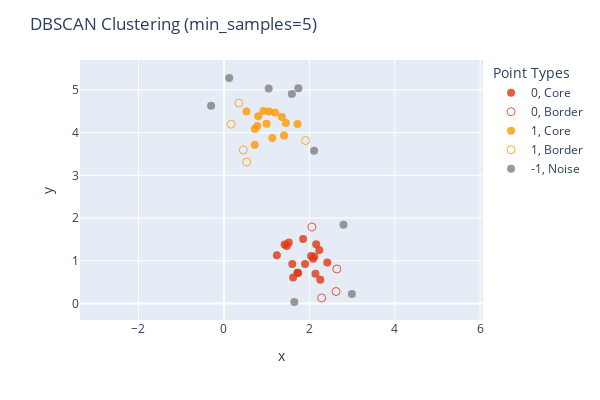

This figure's notebook cell:
### Markdown cell above
The `min_samples` parameter in DBSCAN defines the minimum number of points required to form a dense region. It determines the density threshold for clustering. 

Default value: `min_samples=5`

### Code cell
# Default value: min_samples=5
dbscan6 = DBSCAN(min_samples=5).fit(X)

cv_X.plot_DBSCAN_categories(dbscan6.labels_, dbscan6.core_sample_indices_, 
                            title='DBSCAN Clustering (min_samples=5)')

### Figure 1 — Plotly figure (JSON) as saved in the notebook; plotly's stock layout.template omitted (floating-point values rounded to 4 significant figures)
{"data": [{"hovertemplate": "color=0<br>symbol=Core<br>x=%{x}<br>y=%{y}<extra></extra>", "legendgroup": "0, Core", "marker": {"color": "#DC3912", "opacity": 0.8, "size": 8, "symbol": "circle"}, "mode": "markers", "name": "0, Core", "orientation": "v", "showlegend": true, "type": "scatter", "x": [1.52, 1.854, 2.089, 2.041, 1.62, 2.256, 1.738, 2.233, 1.602, 1.719, 2.42, 2.144, 2.159, 1.899, 2.119, 1.24, 1.473, 1.42], "xaxis": "x", "y": [1.425, 1.509, 1.049, 1.112, 0.6082, 0.5553, 0.7163, 1.251, 0.9236, 0.7179, 0.9622, 0.6968, 1.386, 0.9257, 1.099, 1.129, 1.348, 1.382], "yaxis": "y"}, {"hovertemplate": "color=0<br>symbol=Border<br>x=%{x}<br>y=%{y}<extra></extra>", "legendgroup": "0, Border", "marker": {"color": "#DC3912", "opacity": 0.8, "size": 8, "symbol": "circle-open"}, "mode": "markers", "name": "0, Border", "orientation": "v", "showlegend": true, "type": "scatter", "x": [2.625, 2.061, 2.288, 2.645], "xaxis": "x", "y": [0.2803, 1.791, 0.1295, 0.8077], "yaxis": "y"}, {"hovertemplate": "color=1<br>symbol=Core<br>x=%{x}<br>y=%{y}<extra></extra>", "legendgroup": "1, Core", "marker": {"color": "#FF9900", "opacity": 0.8, "size": 8, "symbol": "circle"}, "mode": "markers", "name": "1, Core", "orientation": "v", "showlegend": true, "type": "scatter", "x": [1.357, 1.723, 1.054, 1.408, 1.133, 0.7826, 0.9247, 0.7214, 0.5285, 1.198, 0.7209, 1.451, 0.9991, 0.8023], "xaxis": "x", "y": [4.365, 4.201, 4.493, 3.933, 3.877, 4.153, 4.509, 4.085, 4.497, 4.471, 3.713, 4.228, 4.21, 4.382], "yaxis": "y"}, {"hovertemplate": "color=1<br>symbol=Border<br>x=%{x}<br>y=%{y}<extra></extra>", "legendgroup": "1, Border", "marker": {"color": "#FF9900", "opacity": 0.8, "size": 8, "symbol": "circle-open"}, "mode": "markers", "name": "1, Border", "orientation": "v", "showlegend": true, "type": "scatter", "x": [0.3499, 0.5324, 1.91, 0.1693, 0.452], "xaxis": "x", "y": [4.693, 3.313, 3.815, 4.197, 3.594], "yaxis": "y"}, {"hovertemplate": "color=-1<br>symbol=Noise<br>x=%{x}<br>y=%{y}<extra></extra>", "legendgroup": "-1, Noise", "marker": {"color": "grey", "opacity": 0.8, "size": 8, "symbol": "circle"}, "mode": "markers", "name": "-1, Noise", "orientation": "v", "showlegend": true, "type": "scatter", "x": [2.997, 0.1231, 1.591, 2.111, -0.3002, 1.743, 1.048, 1.649, 2.799], "xaxis": "x", "y": [0.2238, 5.279, 4.905, 3.577, 4.631, 5.038, 5.031, 0.03452, 1.846], "yaxis": "y"}], "layout": {"coloraxis": {"showscale": false}, "height": 400, "legend": {"title": {"text": "Point Types"}, "tracegroupgap": 0}, "margin": {"t": 60}, "title": {"text": "DBSCAN Clustering (min_samples=5)"}, "width": 600, "xaxis": {"anchor": "y", "domain": [0, 1], "scaleanchor": "y", "scaleratio": 1, "title": {"text": "x"}}, "yaxis": {"anchor": "x", "domain": [0, 1], "scaleanchor": "x", "scaleratio": 1, "title": {"text": "y"}}}}
